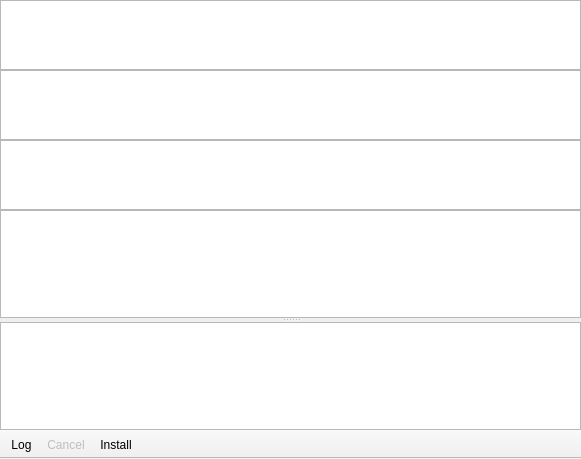
<?xml version="1.0" encoding="UTF-8"?>
<ui version="4.0">
 <class>LocalPackageMainWindow</class>
 <widget class="QMainWindow" name="LocalPackageMainWindow">
  <property name="geometry">
   <rect>
    <x>0</x>
    <y>0</y>
    <width>581</width>
    <height>459</height>
   </rect>
  </property>
  <property name="contextMenuPolicy">
   <enum>Qt::NoContextMenu</enum>
  </property>
  <property name="windowTitle">
   <string>Local package installer...</string>
  </property>
  <property name="windowIcon">
   <iconset resource="../libs/qpacman/libqpacman.qrc">
    <normaloff>:/pics/qpacman.svg</normaloff>:/pics/qpacman.svg</iconset>
  </property>
  <widget class="QWidget" name="centralwidget">
   <layout class="QHBoxLayout" name="horizontalLayout_2">
    <property name="leftMargin">
     <number>0</number>
    </property>
    <property name="topMargin">
     <number>0</number>
    </property>
    <property name="rightMargin">
     <number>0</number>
    </property>
    <property name="bottomMargin">
     <number>0</number>
    </property>
    <item>
     <widget class="QWidget" name="widget" native="true">
      <layout class="QVBoxLayout" name="verticalLayout_2">
       <property name="spacing">
        <number>0</number>
       </property>
       <property name="leftMargin">
        <number>0</number>
       </property>
       <property name="topMargin">
        <number>0</number>
       </property>
       <property name="rightMargin">
        <number>0</number>
       </property>
       <property name="bottomMargin">
        <number>0</number>
       </property>
       <item>
        <widget class="QPlainTextEdit" name="logWindow"/>
       </item>
       <item>
        <widget class="ProgressView" name="progressView">
         <property name="sizePolicy">
          <sizepolicy hsizetype="Preferred" vsizetype="Expanding">
           <horstretch>0</horstretch>
           <verstretch>0</verstretch>
          </sizepolicy>
         </property>
        </widget>
       </item>
       <item>
        <widget class="PacmanWaitView" name="waitView">
         <property name="sizePolicy">
          <sizepolicy hsizetype="Preferred" vsizetype="Expanding">
           <horstretch>0</horstretch>
           <verstretch>0</verstretch>
          </sizepolicy>
         </property>
        </widget>
       </item>
       <item>
        <widget class="QSplitter" name="splitter">
         <property name="orientation">
          <enum>Qt::Vertical</enum>
         </property>
         <widget class="QWidget" name="widget_2" native="true">
          <layout class="QVBoxLayout" name="verticalLayout">
           <property name="spacing">
            <number>0</number>
           </property>
           <property name="leftMargin">
            <number>0</number>
           </property>
           <property name="topMargin">
            <number>0</number>
           </property>
           <property name="rightMargin">
            <number>0</number>
           </property>
           <property name="bottomMargin">
            <number>0</number>
           </property>
           <item>
            <widget class="QTreeView" name="packageView">
             <property name="mouseTracking">
              <bool>true</bool>
             </property>
             <property name="iconSize">
              <size>
               <width>22</width>
               <height>22</height>
              </size>
             </property>
             <property name="rootIsDecorated">
              <bool>false</bool>
             </property>
             <property name="itemsExpandable">
              <bool>false</bool>
             </property>
             <property name="expandsOnDoubleClick">
              <bool>false</bool>
             </property>
             <attribute name="headerStretchLastSection">
              <bool>false</bool>
             </attribute>
            </widget>
           </item>
          </layout>
         </widget>
         <widget class="PacmanInfoBrowser" name="pacInfoView"/>
        </widget>
       </item>
      </layout>
     </widget>
    </item>
   </layout>
  </widget>
  <widget class="QToolBar" name="toolBar">
   <property name="sizePolicy">
    <sizepolicy hsizetype="Preferred" vsizetype="Preferred">
     <horstretch>0</horstretch>
     <verstretch>0</verstretch>
    </sizepolicy>
   </property>
   <property name="windowTitle">
    <string>toolBar</string>
   </property>
   <property name="layoutDirection">
    <enum>Qt::LeftToRight</enum>
   </property>
   <property name="movable">
    <bool>false</bool>
   </property>
   <property name="allowedAreas">
    <set>Qt::BottomToolBarArea</set>
   </property>
   <property name="toolButtonStyle">
    <enum>Qt::ToolButtonTextBesideIcon</enum>
   </property>
   <property name="floatable">
    <bool>false</bool>
   </property>
   <attribute name="toolBarArea">
    <enum>BottomToolBarArea</enum>
   </attribute>
   <attribute name="toolBarBreak">
    <bool>false</bool>
   </attribute>
   <addaction name="actionLog"/>
   <addaction name="actionCancel"/>
   <addaction name="actionInstall"/>
  </widget>
  <action name="actionCancel">
   <property name="enabled">
    <bool>false</bool>
   </property>
   <property name="icon">
    <iconset theme="dialog-cancel">
     <normaloff>.</normaloff>.</iconset>
   </property>
   <property name="text">
    <string>Cancel</string>
   </property>
   <property name="toolTip">
    <string>Cancel the current operation</string>
   </property>
   <property name="shortcut">
    <string>Esc</string>
   </property>
   <property name="visible">
    <bool>false</bool>
   </property>
  </action>
  <action name="actionInstall">
   <property name="icon">
    <iconset theme="run-build">
     <normaloff>.</normaloff>.</iconset>
   </property>
   <property name="text">
    <string>Install</string>
   </property>
   <property name="toolTip">
    <string>Install the packages</string>
   </property>
   <property name="shortcut">
    <string>Alt+A</string>
   </property>
   <property name="visible">
    <bool>true</bool>
   </property>
  </action>
  <action name="actionLog">
   <property name="checkable">
    <bool>true</bool>
   </property>
   <property name="icon">
    <iconset theme="dialog-messages">
     <normaloff>.</normaloff>.</iconset>
   </property>
   <property name="text">
    <string>Log</string>
   </property>
   <property name="toolTip">
    <string>Shows the messages from the packages' post scripts</string>
   </property>
   <property name="shortcut">
    <string>Alt+L</string>
   </property>
   <property name="visible">
    <bool>false</bool>
   </property>
  </action>
 </widget>
 <customwidgets>
  <customwidget>
   <class>PacmanInfoBrowser</class>
   <extends>QTextBrowser</extends>
   <header>pacmaninfobrowser.h</header>
  </customwidget>
  <customwidget>
   <class>PacmanWaitView</class>
   <extends>QGraphicsView</extends>
   <header location="global">pacmanwaitview.h</header>
  </customwidget>
  <customwidget>
   <class>ProgressView</class>
   <extends>QTreeView</extends>
   <header location="global">progressview.h</header>
  </customwidget>
 </customwidgets>
 <resources>
  <include location="../libs/qpacman/libqpacman.qrc"/>
 </resources>
 <connections/>
</ui>
